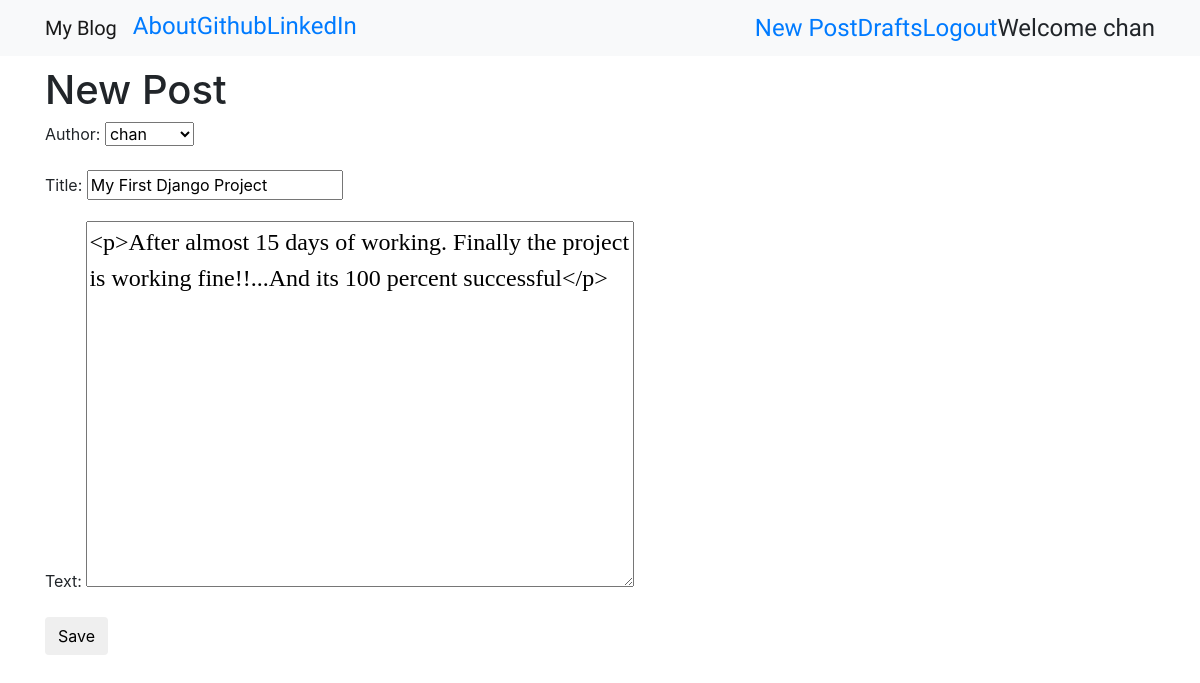
Screenshot of /post/1/edit/ (signed in) with the database file from the repository.
### blog/models.py (models this page shows, shortened)
class Post(models.Model):
	author=models.ForeignKey('auth.User',on_delete=models.CASCADE)	#new superuser created through this
	title=models.CharField(max_length=125)
	text=models.TextField()
	created_date=models.DateTimeField(default=timezone.now())	#created date is now
	published_date=models.DateTimeField(blank=True,null=True)	#this date will be added through below func which will be triggered through btn

### blog/views.py (the view)
# urls.py: url(r'^post/(?P<pk>\d+)/edit/$',views.PostUpdateView.as_view(),name='post_edit'),
class PostUpdateView(LoginRequiredMixin,UpdateView):
	login_url='/login/'	#after login user should go to login page
	redirect_field_name='blog/post_detail.html'	#redirect user to this page after login
	form_class=PostForm
	model=Post

### blog/forms.py
class PostForm(forms.ModelForm):
	class Meta():
		model=Post	#we are telling that we want data from user to be filled into model 'Post'
		fields=('author','title','text')	#all these 3 will be displayed in the form as per described in model
		widgets = {
			'title':forms.TextInput(attrs={'class':'textinputclass'}),	#textinputclass is our own defined css class
			'text':forms.Textarea(attrs={'class':'editable medium-editor-textarea postcontent'})
		}

### blog/templates/blog/post_form.html (shortened to what this page needs)
{%extends 'blog/base.html'%}
{% block content %}
<h1> New Post</h1>
<form class="post-form" method="POST">
	{{form.as_p}}
	<button type="submit" class="save btn btn-default">Save</button>
</form>
{% endblock %}

### blog/templates/blog/base.html (shortened to what this page needs)
<!DOCTYPE html>
{% load staticfiles %}
<html>
<head>
<link href="//netdna.bootstrapcdn.com/bootstrap/3.0.0/css/bootstrap-glyphicons.css" rel="stylesheet">
<link rel="stylesheet" href="https://stackpath.bootstrapcdn.com/bootstrap/4.1.0/css/bootstrap.min.css">
<link rel="stylesheet" href="//cdn.jsdelivr.net/npm/medium-editor@latest/dist/css/medium-editor.min.css" type="text/css" media="screen" charset="utf-8">
<link rel="stylesheet" href="{% static '/css/blog.css' %}">
</head>
<body class="loader">
<nav class="navbar navbar-expand-lg navbar-light bg-light techfont custom-navbar">
	<div class="container">
	<ul class="nav navbar-nav">
		<li><a class="navbar-brand bigbrand" href="{% url 'post_list' %}">My Blog</a></li>
		<li><a href="{% url 'about' %}"> About </a></li>
		<li><a href="https://github.com/"> Github </a></li>
		<li><a href="https://www.linkedin.com/"> LinkedIn </a></li>
	</ul>
	<ul class="nav navbar-nav navbar-right">
		{%if user.is_authenticated %}
			<li>
				<a href="{%url 'post_new'%}"> New Post </a>
			</li>
			<li>
				<a href="{%url 'post_draft_list'%}"> Drafts </a>
			</li>
			<li>
				<a href="{%url 'logout'%}"> Logout </a>
			</li>
			<li>
				<a>Welcome {{ user.username}}</a>
			</li>
		{% else %}
			<li>
				<a href="{%url 'login'%}"><span class="glyphicon glyphicon-user"></span></a>
			</li>
		{%endif%}
	</ul>
	</div>
</nav>
<div class="content container">
	<div class="row">
		<div class="col-md-8">
			<div class="blog_posts">
				{% block content %}
				{% endblock %}
			</div>
		</div>
	</div>
</div>
</body>
</html>

### blog/static/css/blog.css (style rules this page uses)
.techfont { font-family: 'Exo', sans-serif; font-size: 1.5em; margin-bottom: 10px; }
.postcontent { font-family: 'Montserrat'; font-size:1.5em; }

### rows the page displays
Post: author "chan", title "My First Django Project", text "<p>After almost 15 days of working. Finally the project is working fine!!...And its 100 percent successful</p>"

### other values shown
{{ user.username }} "chan"
